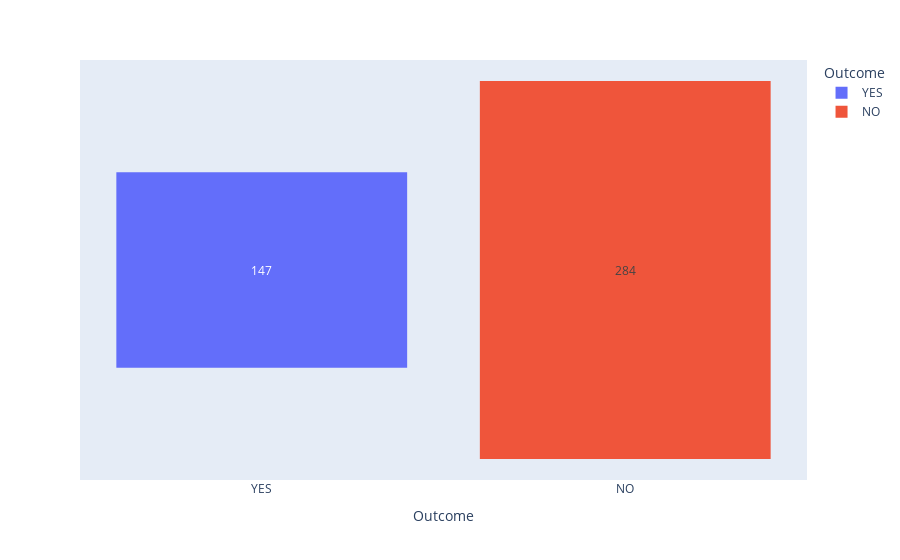

Write notebook code for a chart like this one.
### Code cell
ITCRDORD.reset_index(inplace=True)
ITCRDORD.rename({'index':'Outcome'},axis = 1,inplace =True)
fig = px.funnel(ITCRDORD, x="Outcome", y="Continuous R&D",color = 'Outcome')
fig.show()

### Figure 1 — Plotly figure (JSON) as saved in the notebook; plotly's stock layout.template omitted (floating-point values rounded to 4 significant figures)
{"data": [{"hovertemplate": "Outcome=%{x}<br>Continuous R&D=%{y}<extra></extra>", "legendgroup": "YES", "marker": {"color": "#636efa"}, "name": "YES", "orientation": "v", "showlegend": true, "type": "funnel", "x": ["YES"], "xaxis": "x", "y": [147], "yaxis": "y"}, {"hovertemplate": "Outcome=%{x}<br>Continuous R&D=%{y}<extra></extra>", "legendgroup": "NO", "marker": {"color": "#EF553B"}, "name": "NO", "orientation": "v", "showlegend": true, "type": "funnel", "x": ["NO"], "xaxis": "x", "y": [284], "yaxis": "y"}], "layout": {"legend": {"title": {"text": "Outcome"}, "tracegroupgap": 0}, "margin": {"t": 60}, "xaxis": {"anchor": "y", "categoryarray": ["YES", "NO"], "categoryorder": "array", "domain": [0, 1], "title": {"text": "Outcome"}}, "yaxis": {"anchor": "x", "domain": [0, 1], "title": {"text": "Continuous R&D"}}}}
